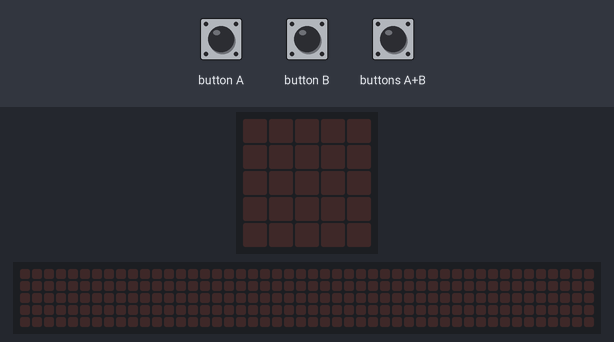
This program was run on a simulated BBC micro:bit (MakeCode). On the bench: the board's 5×5 LED display, a strip that is not on the board, showing the scrolling text unrolled. The test bench sets the inputs (shaded band). The 48×5 strip is a reading aid, not a part: it shows the text the display is scrolling, unrolled, one strip-width of it at a time.

Above: at 1.2 s.
1.3 s: buttons A+B pressed 2 times (0.12 s each, 0.3 s apart)
At 1.79 s:
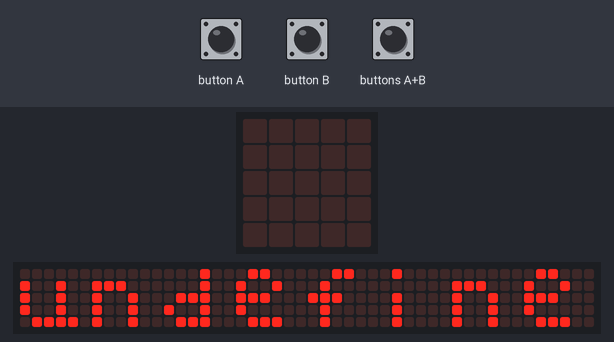
At 10.49 s:
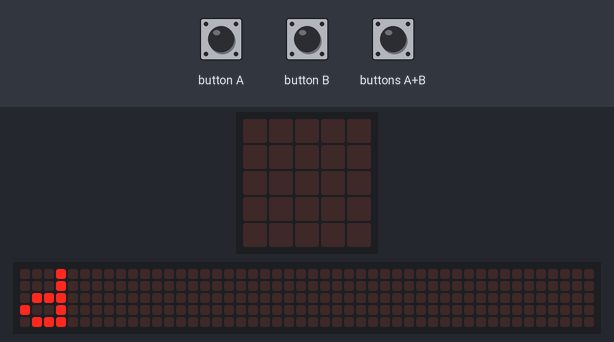
Timing chart, 0 to 12.0 s (numbered marks = the images above; inputs shaded):
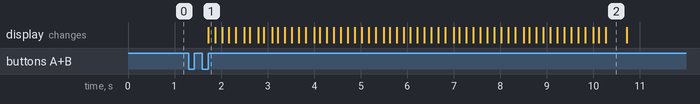

Measured:
- after the input at 1.3 s, the display: changes after 0.42 s (image 1)
- what the display in image 2 shows lasts 0.4 s, from 10.3 s to 10.7 s

The program:

main.ts
```typescript
input.onButtonPressed(Button.A, function () {
    if (Prepni == 1) {
        if (Hory > 9) {
            Hory = 9
            basic.showString("" + (textový_seznam[Hory]))
        } else {
            Hory += 1
            basic.showString("" + (textový_seznam[Hory]))
        }
    }
})
input.onButtonPressed(Button.AB, function () {
    if (Prepmi == 0) {
        Prepni += 1
        Prepmi = 1
        if (Nej == 20) {
            Nej = 0
        }
    } else if (Prepmi == 1) {
        Prepni += 0
        Prepmi = 0
        if (Nej == 0) {
            Nej = 20
            basic.showString("" + (seznam[Hory]))
            Nej = 0
        }
    }
})
input.onButtonPressed(Button.B, function () {
    if (Prepni == 1) {
        if (Hory < 0) {
            Hory = 0
            basic.showString("" + (textový_seznam[Hory]))
        } else {
            Hory += -1
            basic.showString("" + (textový_seznam[Hory]))
        }
    }
})
let seznam: string[] = []
let textový_seznam: string[] = []
let Hory = 0
let Prepni = 0
let Prepmi = 0
let Nej = 0
Nej = 0
Prepmi = 0
Prepni = 0
Hory = 0
textový_seznam = [
"KRUSNE H",
"CESKY LES",
"SUMAVA",
"BILE K",
"MORAVSKOSLEZSKE B",
"JESENIKY",
"ORLICKE H",
"KRKONOSE",
"JIZERSKE H",
"LUZICKE H"
]
seznam = [
"KLINOVEC",
"CERCHOV",
"PLECHY",
"V.JAVORNIK",
"LYSA H",
"PRADAD",
"V.DESTNA",
"SNEZKA",
"SMRK",
"LUZ"
]
Hory = -1
```

test.ts
```typescript
// Tady jsou testy. Při použití tohoto balíčku jako rozšíření nebude zkompilováno.
```
